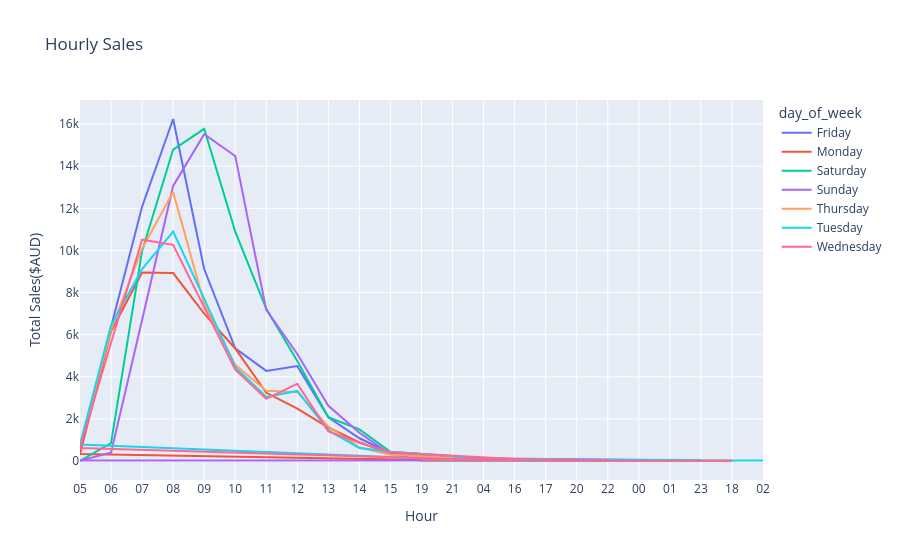

Notebook source saved alongside this figure:
### Markdown cell above
## Distinct the data by day of week

### Code cell
df['day_of_week'] = df['date_created'].dt.day_name()

hour_sales_per_weekday = df[df["status"] == 2].groupby(['day_of_week', 'time'])['total'].sum() / 100

fig = px.line(hour_sales_per_weekday.reset_index(), x='time', y='total', color='day_of_week',
              labels={'time':'Hour', 'total':'Total Sales($AUD)'}, title='Hourly Sales',
              line_group='day_of_week')
fig.show()

### Figure 1 — Plotly figure (JSON) as saved in the notebook; plotly's stock layout.template omitted (floating-point values rounded to 4 significant figures)
{"data": [{"hovertemplate": "day_of_week=Friday<br>Hour=%{x}<br>Total Sales($AUD)=%{y}<extra></extra>", "legendgroup": "Friday", "line": {"color": "#636efa", "dash": "solid"}, "marker": {"symbol": "circle"}, "mode": "lines", "name": "Friday", "orientation": "v", "showlegend": true, "type": "scatter", "x": ["05", "06", "07", "08", "09", "10", "11", "12", "13", "14", "15", "19", "21"], "xaxis": "x", "y": [658.8, 6409.0, 12080.0, 16240.0, 9118.0, 5349.0, 4281.0, 4508.0, 2081.0, 1081.0, 381.7, 18.9, 13.2], "yaxis": "y"}, {"hovertemplate": "day_of_week=Monday<br>Hour=%{x}<br>Total Sales($AUD)=%{y}<extra></extra>", "legendgroup": "Monday", "line": {"color": "#EF553B", "dash": "solid"}, "marker": {"symbol": "circle"}, "mode": "lines", "name": "Monday", "orientation": "v", "showlegend": true, "type": "scatter", "x": ["04", "05", "06", "07", "08", "09", "10", "11", "12", "13", "14", "15", "16", "17", "19", "20", "21", "22"], "xaxis": "x", "y": [1.8, 331.2, 6150.0, 8951.0, 8926.0, 7002.0, 5346.0, 3240.0, 2493.0, 1593.0, 890.4, 348, 61.7, 12, 43.4, 61.1, 92.68, 32], "yaxis": "y"}, {"hovertemplate": "day_of_week=Saturday<br>Hour=%{x}<br>Total Sales($AUD)=%{y}<extra></extra>", "legendgroup": "Saturday", "line": {"color": "#00cc96", "dash": "solid"}, "marker": {"symbol": "circle"}, "mode": "lines", "name": "Saturday", "orientation": "v", "showlegend": true, "type": "scatter", "x": ["05", "06", "07", "08", "09", "10", "11", "12", "13", "14", "15", "16", "17"], "xaxis": "x", "y": [9.5, 851.2, 9972.0, 14790.0, 15780.0, 10900.0, 7230.0, 4746.0, 2085.0, 1504.0, 440, 11.5, 1.6], "yaxis": "y"}, {"hovertemplate": "day_of_week=Sunday<br>Hour=%{x}<br>Total Sales($AUD)=%{y}<extra></extra>", "legendgroup": "Sunday", "line": {"color": "#ab63fa", "dash": "solid"}, "marker": {"symbol": "circle"}, "mode": "lines", "name": "Sunday", "orientation": "v", "showlegend": true, "type": "scatter", "x": ["00", "01", "05", "06", "07", "08", "09", "10", "11", "12", "13", "14", "15", "16", "17", "19", "20", "21", "22", "23"], "xaxis": "x", "y": [10.5, 42.6, 21.8, 392.4, 6694.0, 13060.0, 15520.0, 14490.0, 7179.0, 5086.0, 2621.0, 1339.0, 335, 6.9, 15.5, 40.6, 8.6, 145.9, 58.5, 31.24], "yaxis": "y"}, {"hovertemplate": "day_of_week=Thursday<br>Hour=%{x}<br>Total Sales($AUD)=%{y}<extra></extra>", "legendgroup": "Thursday", "line": {"color": "#FFA15A", "dash": "solid"}, "marker": {"symbol": "circle"}, "mode": "lines", "name": "Thursday", "orientation": "v", "showlegend": true, "type": "scatter", "x": ["05", "06", "07", "08", "09", "10", "11", "12", "13", "14", "15", "16", "17", "18", "19", "20", "21", "22"], "xaxis": "x", "y": [718.2, 6235.0, 10080.0, 12780.0, 7470.0, 4575.0, 3337.0, 3271.0, 1638.0, 640.9, 296, 15.2, 37.3, 8.5, 16.9, 15, 131.5, 27], "yaxis": "y"}, {"hovertemplate": "day_of_week=Tuesday<br>Hour=%{x}<br>Total Sales($AUD)=%{y}<extra></extra>", "legendgroup": "Tuesday", "line": {"color": "#19d3f3", "dash": "solid"}, "marker": {"symbol": "circle"}, "mode": "lines", "name": "Tuesday", "orientation": "v", "showlegend": true, "type": "scatter", "x": ["02", "04", "05", "06", "07", "08", "09", "10", "11", "12", "13", "14", "15", "16", "17", "19", "20", "21", "22", "23"], "xaxis": "x", "y": [21.1, 10, 784.2, 6438.0, 9118.0, 10890.0, 7713.0, 4468.0, 3047.0, 3327.0, 1452.0, 619.7, 437.9, 22.5, 67.7, 10, 38.7, 108, 55.58, 44.5], "yaxis": "y"}, {"hovertemplate": "day_of_week=Wednesday<br>Hour=%{x}<br>Total Sales($AUD)=%{y}<extra></extra>", "legendgroup": "Wednesday", "line": {"color": "#FF6692", "dash": "solid"}, "marker": {"symbol": "circle"}, "mode": "lines", "name": "Wednesday", "orientation": "v", "showlegend": true, "type": "scatter", "x": ["04", "05", "06", "07", "08", "09", "10", "11", "12", "13", "14", "15", "17", "18", "19", "20", "21", "22"], "xaxis": "x", "y": [43.8, 622.3, 5614.0, 10510.0, 10269, 7285, 4342.0, 2953.0, 3673.0, 1411, 862, 418.3, 15.2, 13.5, 33.7, 50, 94.5, 33.7], "yaxis": "y"}], "layout": {"legend": {"title": {"text": "day_of_week"}, "tracegroupgap": 0}, "title": {"text": "Hourly Sales"}, "xaxis": {"anchor": "y", "domain": [0, 1], "title": {"text": "Hour"}}, "yaxis": {"anchor": "x", "domain": [0, 1], "title": {"text": "Total Sales($AUD)"}}}}
